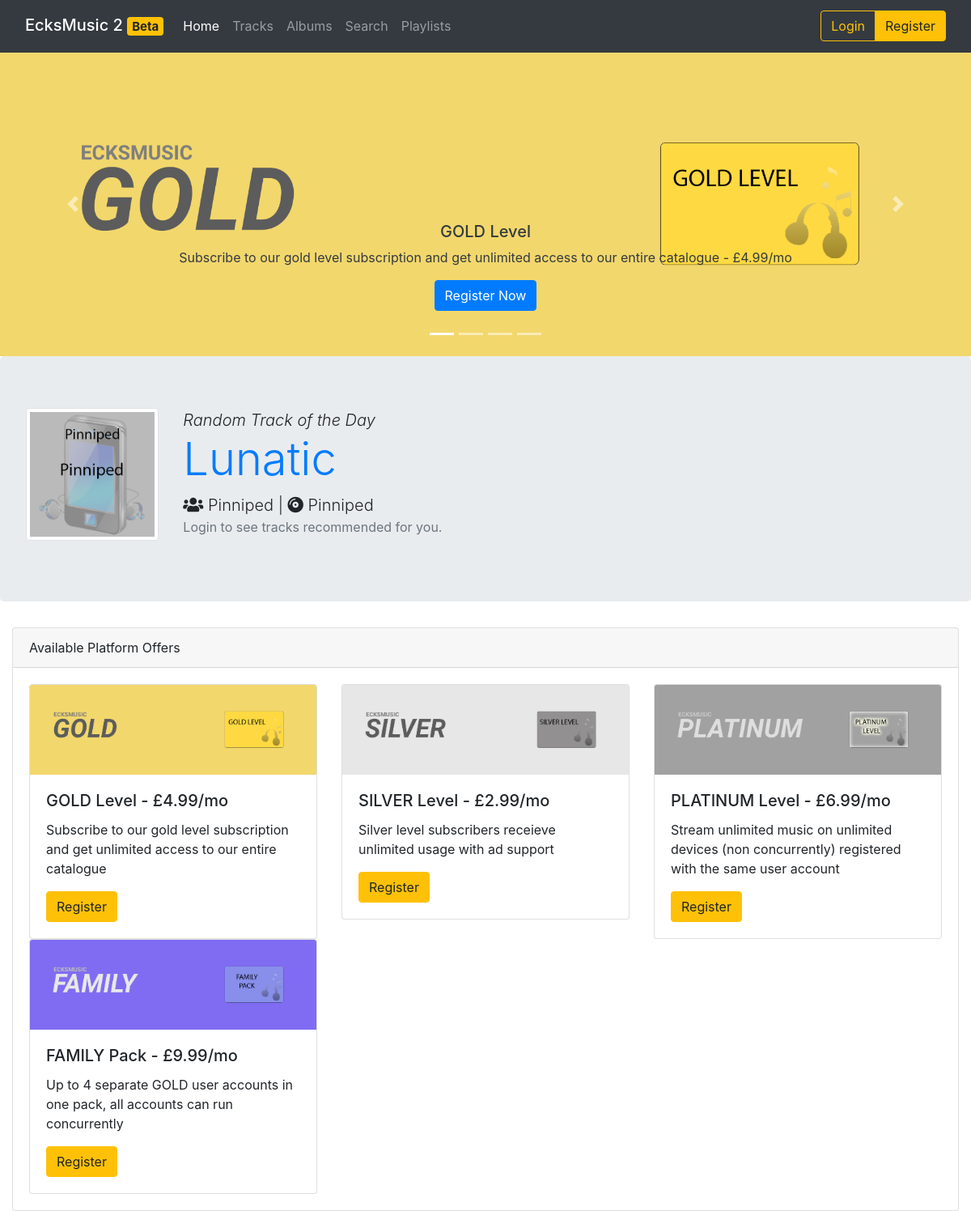
The page / on the database its author committed.
### tables this page shows
CREATE TABLE `offers` (
  `offer_id` int(11) NOT NULL AUTO_INCREMENT,
  `title` varchar(50) NOT NULL,
  `description` text NOT NULL,
  `price` double NOT NULL,
  `image` varchar(50) NOT NULL,
  PRIMARY KEY (`offer_id`)
);

CREATE TABLE `tracks` (
  `track_id` int(11) NOT NULL,
  `artist_id` int(11) DEFAULT NULL,
  `album_id` int(11) DEFAULT NULL,
  `track_name` varchar(255) DEFAULT NULL,
  `description` varchar(255) DEFAULT NULL,
  `image` varchar(255) DEFAULT NULL,
  `thumbnail` varchar(255) DEFAULT NULL,
  `sample` varchar(255) DEFAULT NULL,
  `genre` varchar(225) DEFAULT NULL,
  PRIMARY KEY (`track_id`),
  KEY `artist_idx` (`artist_id`),
  KEY `album_idx` (`album_id`),
  CONSTRAINT `album` FOREIGN KEY (`album_id`) REFERENCES `albums` (`album_id`) ON DELETE NO ACTION ON UPDATE NO ACTION,
  CONSTRAINT `artist` FOREIGN KEY (`artist_id`) REFERENCES `artists` (`artist_id`) ON DELETE NO ACTION ON UPDATE NO ACTION
);

CREATE TABLE `artists` (
  `artist_id` int(11) NOT NULL AUTO_INCREMENT,
  `artist_name` varchar(60) NOT NULL,
  PRIMARY KEY (`artist_id`),
  UNIQUE KEY `artist_name_UNIQUE` (`artist_name`)
);

### src/php/offers.php (called while the page is built, shortened)
<?php
require_once "database.php";
class PricingPlan
{
  public function __construct($Id, $Title, $Description, $Price, $ImagePath)
  {
    $this->Id = $Id;
    $this->Name = $Title;
    $this->Description = $Description;
    $this->Price = $Price;
    $this->ImagePath = $ImagePath;
  }
}
class Offers
{
  static function dataToPricingPlan($offer): PricingPlan
  {
    return new PricingPlan(
      $offer['offer_id'],
      $offer['title'],
      $offer['description'],
      $offer['price'],
      $offer['image']
    );
  }
  public static function getAllOffers(): array
  {
    global $pdo;
    $result = $pdo->query("SELECT * FROM offers;")->fetchAll(PDO::FETCH_ASSOC);
    $PricingPlans = [];
    foreach ($result as $offer) {
      array_push($PricingPlans, Offers::dataToPricingPlan($offer));
    }
    return $PricingPlans;
  }
}

### src/php/music.php (called while the page is built, shortened)
<?php
require_once "reviews.php";
class Artist {
  public function __construct(int $Id, string $Name) {
    $this->Name = $Name;
  }
}
class Album {
  public function __construct(int $Id, string $Name, Artist $Artist) {
    $this->Name = $Name;
  }
}
class Track {
  public function __construct($result)
  {
    $this->Id = $result['track_id'];
    $this->Artist = new Artist($result['artist_id'], $result['artist_name']);
    $this->Album = new Album($result['album_id'], $result['album_name'], $this->Artist);
    $this->Name = $result['track_name'];
    $this->ImagePath = $result['image'];
  }
}
class Tracks
{
  public static function random(int $Count = 1): array
  {
    global $pdo;
    $query = $pdo->prepare("SELECT * FROM tracks NATURAL JOIN artists NATURAL JOIN albums
                                  ORDER BY RAND() LIMIT :limit");
    $query->bindValue("limit", $Count, PDO::PARAM_INT);
    $result = $query->execute();
    $tracks = [];
    foreach ($query->fetchAll(PDO::FETCH_ASSOC) as $track) {
      array_push($tracks, new Track($track));
    }
    return $tracks;
  }
}

### src/index.php (the view, shortened to what this page needs)
<?php
require_once 'php/auth.php';
require_once 'php/offers.php';
?>
<!DOCTYPE html>
<html lang="en">
<head>
  <link rel="stylesheet" href="https://cdn.jsdelivr.net/npm/bootstrap@4.6.0/dist/css/bootstrap.min.css"
>
  <link rel="stylesheet" href="https://cdnjs.cloudflare.com/ajax/libs/font-awesome/5.15.2/css/all.min.css"
/>
</head>
<body>
  <nav class="navbar navbar-expand-md navbar-dark bg-dark sticky-top">
    <div class="container-fluid">
      <h2><a class="navbar-brand" href="#">EcksMusic 2 <span class="badge badge-warning">Beta</span></a></h2>
      <div class="collapse navbar-collapse" id="navbarResponsive">
        <ul class="navbar-nav mr-auto">
          <li class="navbar-item active">
            <a class="nav-link" href="#">Home</a>
          </li>
          <li class="navbar-item">
            <a class="nav-link" href="pages/tracks.php">Tracks</a>
          </li>
          <li class="navbar-item">
            <a class="nav-link" href="pages/albums.php">Albums</a>
          </li>
          <li class="navbar-item">
            <a class="nav-link" href="pages/search.php">Search</a>
          </li>
          <li class="navbar-item">
            <a class="nav-link" href="pages/playlist.php">Playlists</a>
          </li>
        </ul>
        <ul class="navbar-nav ml-auto">
        <?php
          if (isset($_SESSION['User'])) {
            echo '<li class="nav-item dropdown">';
            echo '<a class="nav-link dropdown-toggle" href="#" id="navbarDropdownMenuLink" data-toggle="dropdown">';
            echo $user->Username . ' <span class="badge badge-secondary">' . $user->PricingPlan->Name . '</span></a>';
            echo '<div class="dropdown-menu dropdown-menu-right">';
            echo '<a class="dropdown-item" href="pages/recommendations.php">Recommended Tracks</a>';
            echo '<a class="dropdown-item" href="pages/account.php">Account Settings</a>';
            echo '<a class="dropdown-item" href="php/logout.php">Logout</a>';
            echo '</div></li>';
          } else {
            echo '<li class="navbar-item"><div class="btn-group" role="group">
                  <a href="pages/login.php" class="btn btn-outline-warning">Login</a>';
            echo '<a href="pages/register.php" class="btn btn-warning">Register</a>
                  </div></li>';
          }
        ?>
        </ul>
      </div>
    </div>
  </nav>
  <?php
    $offers = Offers::getAllOffers();
  ?>
  <div id="carouselIndicators" class="carousel slide" data-ride="carousel">
    <ol class="carousel-indicators">
      <?php
        for ($i=0; $i < count($offers); $i++) {
          if ($i == 0) {
            echo '<li data-target="#carouselIndicators" data-slide-to="'. $i .'" class="active"></li>';
          } else {
            echo '<li data-target="#carouselIndicators" data-slide-to="'. $i .'"></li>';
          }
        }
      ?>
    </ol>
    <div class="carousel-inner">
      <?php
        for ($i=0; $i < count($offers); $i++) {
          if ($i == 0) {
            echo '<div class="carousel-item active">';
          }else {
            echo '<div class="carousel-item">';
          }
          echo '<img class="d-block w-100" src="'. $offers[$i]->ImagePath .'" alt="' . $offers[$i]->Name . '">';
          echo '<div class="carousel-caption d-none d-md-block text-dark">';
          echo '<h5>' . $offers[$i]->Name . '</h5><p>' . $offers[$i]->Description . ' - £' . $offers[$i]->Price . '/mo</p>';
          if (!isset($_SESSION['User'])) {
            echo '<p><a class="btn btn-primary" href="pages/register.php?setOfferId=' . $offers[$i]->Id . '">Register Now</a></p>';
          } else {
            if ($user->PricingPlanId != $offers[$i]->Id) {
              echo '<p><a class="btn btn-secondary" href="pages/account.php?newPricingPlan=' . $offers[$i]->Id . '">Switch to This Plan</a></p>';
            }
          }
          echo '</div></div>';
        }
      ?>
    </div>
    <a class="carousel-control-prev" href="#carouselIndicators" role="button" data-slide="prev">
      <span class="carousel-control-prev-icon" aria-hidden="true"></span>
    </a>
    <a class="carousel-control-next" href="#carouselIndicators" role="button" data-slide="next">
      <span class="carousel-control-next-icon" aria-hidden="true"></span>
    </a>
  </div>
  <div class="jumbotron">
    <?php
      if (isset($user))
      {
        $Recom = Recommendations::getForUser($user->Id);
        if (count($Recom) != 0) {
          $track = $Recom[random_int(0, count($Recom) - 1)];
        } else {
          $track = Tracks::random(1)[0];
        }
      } else {
        $track = Tracks::random(1)[0];
      }
    ?>
    <div class="row">
      <div class="col-md-2">
        <img src="<?php echo $track->ImagePath; ?>" class="img-thumbnail img-fluid">
      </div>
      <div class="col-md-10">
        <span class="lead font-italic">
          <?php
            if (isset($user)) echo "Recommended Track for You"; else echo "Random Track of the Day";
          ?>
        </span>
        <h1 class="display-4">
          <a href="pages/track.php?id=<?php echo $track->Id; ?>">
            <?php echo $track->Name; ?>
          </a>
        </h1>
        <span class="lead">
          <span title="Artist" class="fas fa-users"></span>
          <?php echo $track->Artist->Name ?>
           |
          <span title="Album" class="fas fa-compact-disc"></span>
          <?php echo $track->Album->Name ?>
        </span>
        <?php
          if (!isset($user))
            echo '<p><span class="text-muted">Login to see tracks recommended for you.</span></p>';
          else if (count($Recom) == 0)
            echo '<p><span class="text-muted">Review some tracks to customise this area.</span></p>';
        ?>
      </div>
    </div>
  </div>
  <div class="container-fluid">
    <div class="card">
      <div class="card-header">
        Available Platform Offers
      </div>
      <div class="card-body">
        <div class="row">
          <?php
          foreach($offers as $offer)
          {
            echo '
            <div class="col-md-4">
              <div class="card">
                <img class="card-img-top" src=' . $offer->ImagePath . ' alt="' . $offer->Name . ' Offer Image">
                <div class="card-body">
                  <h5 class="card-title">' . $offer->Name . ' - £' . $offer->Price . '/mo</h5>
                  <p class="card-text">' . $offer->Description . '</p>';
            if (isset($user)){
              if ($user->PricingPlanId != $offer->Id)
                echo '<a class="btn btn-secondary"
                      href="pages/account.php?newPricingPlan=' . $offer->Id . '">Switch to This Plan</a>';
            }else {
              echo '<a class="btn btn-warning"
                      href="pages/register.php?setOfferId=' . $offer->Id . '">Register</a>';
            }
            echo '</div></div></div>';
          }
          ?>
        </div>
      </div>
    </div>
  </div>
</body>
</html>

### rows shown on the page
offers: image (picture), title "GOLD Level", description "Subscribe to our gold level subscription and get unlimited access to our entire catalogue", price "4.99"
tracks: image (picture), track_name "Lunatic", artist.artist_name "Pinniped"
offers: image (picture), title "SILVER Level", price "2.99", description "Silver level subscribers receieve unlimited usage with ad support"
offers: image (picture), title "PLATINUM Level", price "6.99", description "Stream unlimited music on unlimited devices (non concurrently) registered with the same user account"
offers: image (picture), title "FAMILY Pack", price "9.99", description "Up to 4 separate GOLD user accounts in one pack, all accounts can run concurrently"
